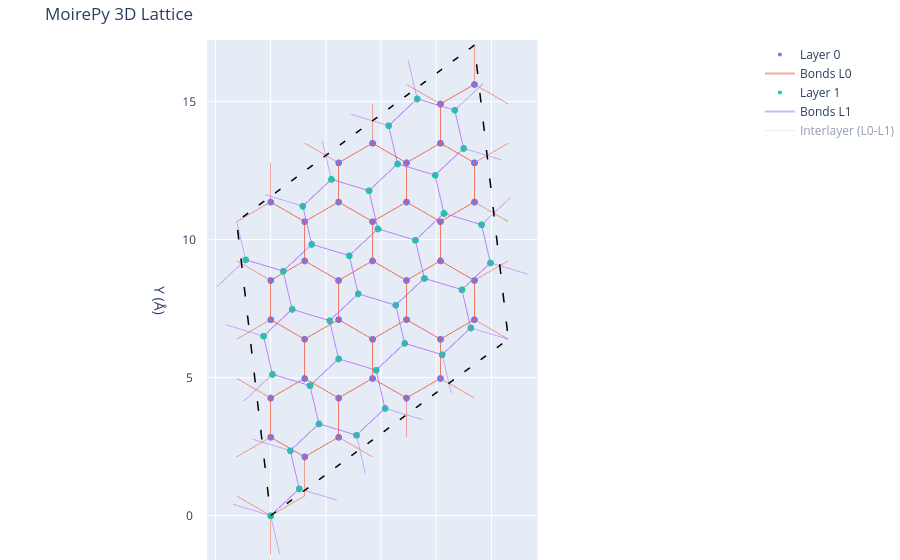

The notebook cell this image was saved under:
### Markdown cell above
## 5. Interactive 3D Visualization
Let's see our massive TBG supercell in 3D! You can interact with this plot directly.

### Code cell
fig_static = stack.plot_3d(show_connections=True, enable_hover=True)
fig_static
# ==================== IGNORE START ====================
from IPython.display import display
display({
    "text/html": fig_static.to_html(include_plotlyjs=True, full_html=False, default_height='700px', default_width='100%'),
    "application/vnd.plotly.v1+json": fig_static.to_dict()
}, raw=True)
# ==================== IGNORE END ====================

### Figure 1 — Plotly figure (JSON) as saved in the notebook; plotly's stock layout.template omitted (floating-point values rounded to 4 significant figures; data arrays with more than 128 entries replaced by an {"elided": "..."} marker saying what was removed)
{"data": [{"marker": {"opacity": 0.9, "size": 4}, "mode": "markers", "name": "Layer 0", "type": "scatter3d", "uid": "a9443541-f034-4eaf-82ef-529f5f9a23e6", "x": [1.776e-15, 0, 0, 0, 0, 4.441e-16, 1.23, 1.23, 1.23, 1.23, 1.23, 2.46, 2.46, 2.46, 2.46, 2.46, 2.46, 3.69, 3.69, 3.69, 3.69, 3.69, 4.92, 4.92, 4.92, 4.92, 4.92, 6.15, 6.15, 6.15, 6.15, 6.15, 6.15, 7.38, 7.38, 7.38, 7.38, 7.38], "y": [1.776e-15, 2.841, 4.261, 7.101, 8.522, 11.36, 2.13, 4.971, 6.391, 9.232, 10.65, 2.841, 4.261, 7.101, 8.522, 11.36, 12.78, 4.971, 6.391, 9.232, 10.65, 13.49, 4.261, 7.101, 8.522, 11.36, 12.78, 4.971, 6.391, 9.232, 10.65, 13.49, 14.91, 7.101, 8.522, 11.36, 12.78, 15.62], "z": [0, 0, 0, 0, 0, 0, 0, 0, 0, 0, 0, 0, 0, 0, 0, 0, 0, 0, 0, 0, 0, 0, 0, 0, 0, 0, 0, 0, 0, 0, 0, 0, 0, 0, 0, 0, 0, 0]}, {"line": {"width": 2}, "mode": "lines", "name": "Bonds L0", "opacity": 0.5, "type": "scatter3d", "uid": "7c874cbf-d337-4db5-b053-7182e960daac", "x": {"elided": "342 float values"}, "y": {"elided": "342 float values"}, "z": {"elided": "342 int values"}}, {"marker": {"opacity": 0.9, "size": 4}, "mode": "markers", "name": "Layer 1", "type": "scatter3d", "uid": "3c57ea7e-105a-4af6-bad7-cb6e9eba9939", "x": [1.554e-15, -0.9063, -0.2589, 0.06474, 0.7121, 1.036, 0.4532, 0.7768, 1.424, 1.748, 1.165, 1.489, 2.136, 2.46, 3.107, 2.201, 2.848, 3.172, 3.819, 4.143, 3.561, 3.884, 4.532, 4.855, 4.273, 4.596, 5.244, 5.567, 6.215, 5.308, 5.956, 6.279, 6.927, 7.251, 6.668, 6.992, 7.639, 7.963], "y": [3.553e-15, 9.269, 6.503, 5.12, 2.355, 0.9718, 8.858, 7.475, 4.709, 3.326, 11.21, 9.83, 7.064, 5.681, 2.915, 12.18, 9.419, 8.036, 5.27, 3.887, 11.77, 10.39, 7.625, 6.242, 14.13, 12.75, 9.979, 8.596, 5.831, 15.1, 12.33, 10.95, 8.185, 6.802, 14.69, 13.31, 10.54, 9.157], "z": [3.35, 3.35, 3.35, 3.35, 3.35, 3.35, 3.35, 3.35, 3.35, 3.35, 3.35, 3.35, 3.35, 3.35, 3.35, 3.35, 3.35, 3.35, 3.35, 3.35, 3.35, 3.35, 3.35, 3.35, 3.35, 3.35, 3.35, 3.35, 3.35, 3.35, 3.35, 3.35, 3.35, 3.35, 3.35, 3.35, 3.35, 3.35]}, {"line": {"width": 2}, "mode": "lines", "name": "Bonds L1", "opacity": 0.5, "type": "scatter3d", "uid": "916f2b7f-8205-4442-978e-977d1737fbb7", "x": {"elided": "342 float values"}, "y": {"elided": "342 float values"}, "z": {"elided": "342 float values"}}, {"line": {"color": "gray", "width": 1}, "mode": "lines", "name": "Interlayer (L0-L1)", "opacity": 0.3, "type": "scatter3d", "uid": "80f56fa6-e0cb-41b0-8a8e-4b384312e279", "visible": "legendonly", "x": {"elided": "435 float values"}, "y": {"elided": "435 float values"}, "z": {"elided": "435 float values"}}, {"line": {"color": "black", "dash": "dash", "width": 3}, "mode": "lines", "name": "Boundary L0", "showlegend": false, "type": "scatter3d", "uid": "c6156672-175b-4835-9049-c8572278daaa", "x": [0, 8.61, 7.38, -1.23, 0], "y": [0, 6.391, 17.04, 10.65, 0], "z": [0, 0, 0, 0, 0]}, {"line": {"color": "black", "dash": "dash", "width": 3}, "mode": "lines", "name": "Boundary L1", "showlegend": false, "type": "scatter3d", "uid": "418e5d2a-c56a-41aa-9f16-5973bf852bd8", "x": [0, 8.61, 7.38, -1.23, 0], "y": [0, 6.391, 17.04, 10.65, 0], "z": [3.35, 3.35, 3.35, 3.35, 3.35]}, {"hoverinfo": "none", "line": {"color": "red", "width": 5}, "mode": "lines", "name": "Highlighted Bonds", "type": "scatter3d", "uid": "67de4406-bda7-4a2b-b1cb-6f35ad7528f1", "x": [], "y": [], "z": []}], "layout": {"margin": {"b": 0, "l": 0, "r": 0, "t": 40}, "scene": {"aspectmode": "data", "camera": {"eye": {"x": 0, "y": 0, "z": 2.5}, "projection": {"type": "orthographic"}, "up": {"x": 0, "y": 1, "z": 0}}, "dragmode": "orbit", "xaxis": {"title": {"text": "X (Å)"}}, "yaxis": {"title": {"text": "Y (Å)"}}, "zaxis": {"title": {"text": "Z (Å)"}}}, "title": {"text": "MoirePy 3D Lattice"}}}
